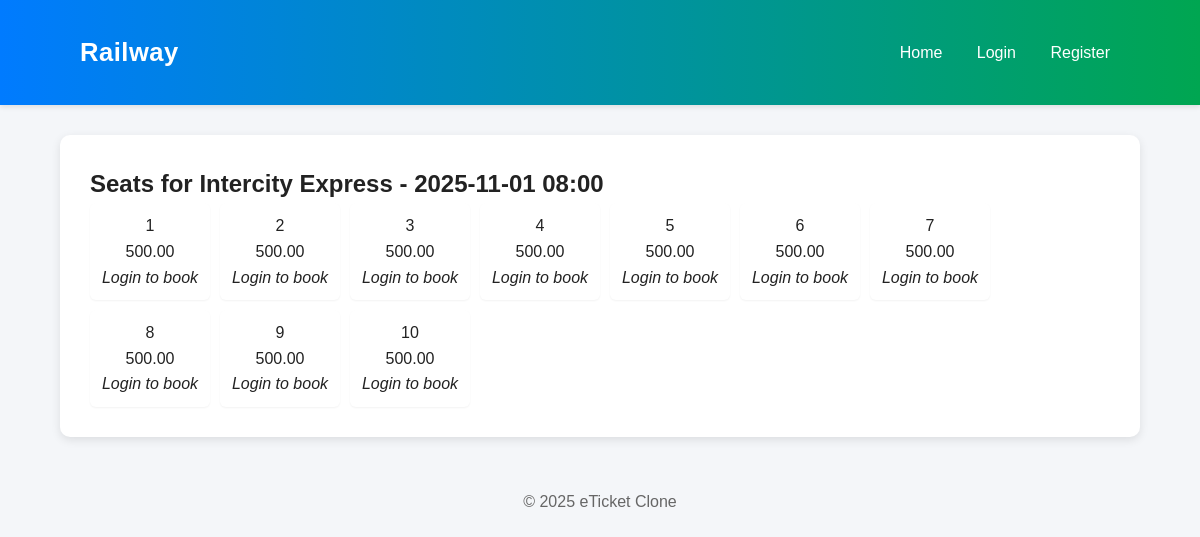
Screenshot of /seats.php?schedule_id=1 with the database file from the repository.
### tables this page shows
CREATE TABLE schedules (
  id INT AUTO_INCREMENT PRIMARY KEY,
  train_id INT NOT NULL,
  station_from_id INT NOT NULL,
  station_to_id INT NOT NULL,
  depart DATETIME NOT NULL,
  arrive DATETIME NOT NULL,
  fare DECIMAL(10,2) NOT NULL,
  FOREIGN KEY (train_id) REFERENCES trains(id) ON DELETE CASCADE,
  FOREIGN KEY (station_from_id) REFERENCES stations(id),
  FOREIGN KEY (station_to_id) REFERENCES stations(id)
);

CREATE TABLE trains (
  id INT AUTO_INCREMENT PRIMARY KEY,
  name VARCHAR(150) NOT NULL,
  number VARCHAR(20) NOT NULL UNIQUE,
  total_seats INT NOT NULL DEFAULT 100
);

CREATE TABLE seats (
  id INT AUTO_INCREMENT PRIMARY KEY,
  schedule_id INT NOT NULL,
  seat_no VARCHAR(10) NOT NULL,
  class ENUM('economy','business') DEFAULT 'economy',
  status ENUM('available','booked') DEFAULT 'available',
  price DECIMAL(10,2) NOT NULL,
  FOREIGN KEY (schedule_id) REFERENCES schedules(id) ON DELETE CASCADE,
  UNIQUE(schedule_id, seat_no)
);

### public/seats.php (the view, shortened to what this page needs)
<?php
require_once 'includes/header.php';
$schedule_id = intval($_GET['schedule_id'] ?? 0);
$sql = "SELECT s.*, t.name as train_name FROM schedules s JOIN trains t ON t.id = s.train_id WHERE s.id = ?";
$stmt = $mysqli->prepare($sql);
$stmt->bind_param('i', $schedule_id);
$stmt->execute();
$res = $stmt->get_result();
$schedule = $res->fetch_assoc();
$st = $mysqli->prepare("SELECT * FROM seats WHERE schedule_id = ? ORDER BY id");
$st->bind_param('i',$schedule_id);
$st->execute();
$seats = $st->get_result()->fetch_all(MYSQLI_ASSOC);
?>
<h2>Seats for <?= htmlspecialchars($schedule['train_name']) ?> - <?= date('Y-m-d H:i', strtotime($schedule['depart'])) ?></h2>
<div class="seats-grid">
  <?php foreach($seats as $seat): ?>
    <div class="seat <?= $seat['status'] == 'booked' ? 'booked' : 'avail' ?>">
      <?= htmlspecialchars($seat['seat_no']) ?><br>
      <?= number_format($seat['price'],2) ?>
      <?php if($seat['status'] == 'available'): ?>
        <form method="post" action="book.php" class="inline">
          <?php if(!isset($_SESSION['user_id'])): ?>
            <em>Login to book</em>
          <?php else: ?>
            <input type="text" name="passenger_name" placeholder="Passenger name" required>
            <input type="number" name="passenger_age" placeholder="Age" min="0" required>
            <button type="submit">Book</button>
          <?php endif; ?>
        </form>
      <?php else: ?>
        <span class="small">Booked</span>
      <?php endif; ?>
    </div>
  <?php endforeach; ?>
</div>
<?php require_once 'includes/footer.php'; ?>

### public/includes/header.php (shortened to what this page needs)
<!doctype html>
<html>
<head>
  <link rel="stylesheet" href="css/style.css">
</head>
<body>
<header class="topbar">
  <div class="container">
    <a href="index.php" class="brand">Railway</a>
    <nav>
      <a href="index.php">Home</a>
      <?php if(isset($_SESSION['user_id'])): ?>
        <a href="logout.php">Logout</a>
      <?php else: ?>
        <a href="login.php">Login</a>
        <a href="register.php">Register</a>
      <?php endif; ?>
    </nav>
  </div>
</header>
<main class="container">

### public/includes/footer.php
</main>
<footer class="footer">
  <div class="container">© <?= date('Y') ?> eTicket Clone</div>
</footer>
</body>
</html>

### public/css/style.css (style rules this page uses)
body { font-family: Arial, sans-serif; margin:0; background:#f5f5f5; color:#222; }
.container { max-width:1000px; margin:0 auto; padding:20px; }
.topbar { background:#0b5; padding:10px 0; }
.topbar .brand { font-weight:700; color:#fff; margin-right:20px; text-decoration:none; }
.topbar nav a { margin-right:10px; color:#fff; text-decoration:none; }
.seats-grid { display:flex; flex-wrap:wrap; gap:10px; }
.seat { padding:10px; background:#fff; border-radius:6px; width:120px; text-align:center; box-shadow:0 1px 2px rgba(0,0,0,.05); }
.inline { display:flex; flex-direction:column; gap:6px; }
.footer { text-align:center; padding:12px 0; margin-top:20px; color:#666; }
* { margin: 0; padding: 0; box-sizing: border-box; }
body { font-family: "Poppins", Arial, sans-serif; background-color: #f4f6f9; color: #222; line-height: 1.6; }
.container { width: 90%; max-width: 1200px; margin: 0 auto; }
.topbar { background: linear-gradient(90deg, #007bff, #00a651); color: #fff; padding: 12px 0; box-shadow: 0 2px 5px rgba(0, 0, 0, 0.1); }
.topbar .container { display: flex; align-items: center; justify-content: space-between; }
.brand { font-size: 1.6em; font-weight: 600; text-decoration: none; color: #fff; letter-spacing: 0.5px; }
nav a { color: #fff; text-decoration: none; margin-left: 20px; font-weight: 500; transition: all 0.3s; }
main.container { background: #fff; margin-top: 30px; padding: 30px; border-radius: 10px; box-shadow: 0 3px 10px rgba(0, 0, 0, 0.1); }

### rows the page displays
schedules: train.name "Intercity Express", depart "2025-11-01 08:00"
seats: seat_no "1", price "500.00"
seats: seat_no "2", price "500.00"
seats: seat_no "3", price "500.00"
seats: seat_no "4", price "500.00"
seats: seat_no "5", price "500.00"
seats: seat_no "6", price "500.00"
seats: seat_no "7", price "500.00"
seats: seat_no "8", price "500.00"
seats: seat_no "9", price "500.00"
seats: seat_no "10", price "500.00"
